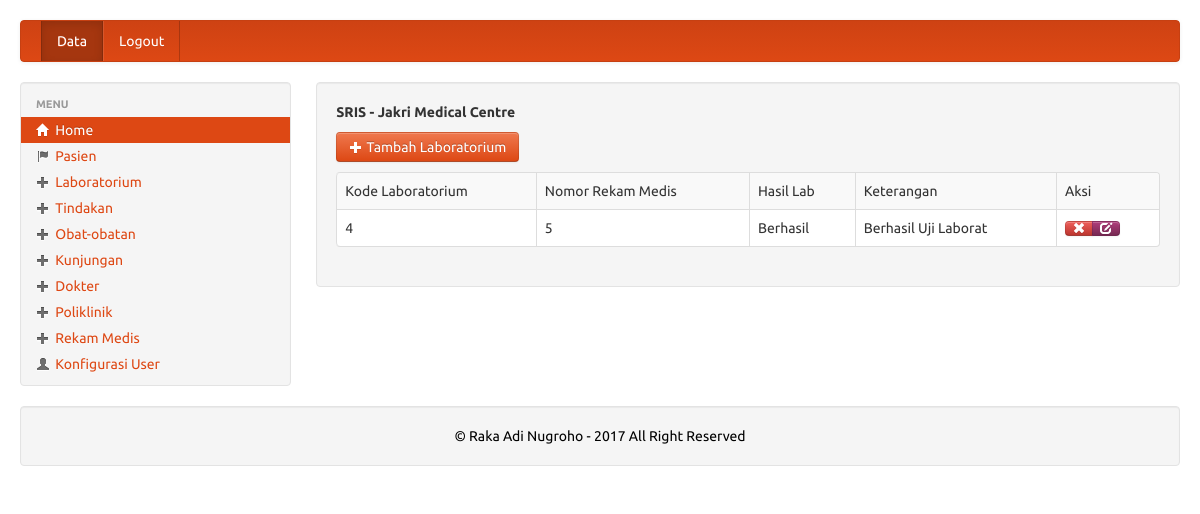
The app's page /medis/pengurus/datalab.php (signed in) with its own data.
### tables this page shows
CREATE TABLE IF NOT EXISTS `laboratorium` (
  `kd_lab` int(11) NOT NULL AUTO_INCREMENT,
  `no_rm` int(11) NOT NULL,
  `hasil_lab` varchar(300) NOT NULL,
  `ket` text NOT NULL,
  PRIMARY KEY (`kd_lab`)
);

### medis/pengurus/datalab.php (the view, shortened to what this page needs)
<?php require_once('../Connections/koneksi.php'); ?>
<?php
$maxRows_tampil = 10;
$pageNum_tampil = 0;
$startRow_tampil = $pageNum_tampil * $maxRows_tampil;
$query_tampil = "SELECT * FROM laboratorium";
$query_limit_tampil = sprintf("%s LIMIT %d, %d", $query_tampil, $startRow_tampil, $maxRows_tampil);
$tampil = mysql_query($query_limit_tampil, $koneksi) or die(mysql_error());
$row_tampil = mysql_fetch_assoc($tampil);
?>
<!DOCTYPE html PUBLIC "-//W3C//DTD XHTML 1.0 Transitional//EN" "http://www.w3.org/TR/xhtml1/DTD/xhtml1-transitional.dtd">
<html xmlns="http://www.w3.org/1999/xhtml">
<head>
<link rel='stylesheet' type='text/css' href='../library/bootstrap/bootstrap.css'/>
<link rel='stylesheet' type='text/css' href='../library/bootstrap/style.css'/>
</head>
<body>
<div class='container-fluid' style='margin-top:20px;'>
<?php include("navbar.php"); ?>
	<div class='row-fluid'>
	<?php include("sidebar.php"); ?>
    <div class="span9">
    <div class='well' fixed center;'>
		<b>SRIS - Jakri Medical Centre</b>
		<p style='margin-top:10px'>
		<a href='labbaru.php' class='btn btn-primary'><i class='icon icon-white icon-plus'></i> Tambah Laboratorium</a>
		<table style='margin-top:10px;background:white' class="table table-bordered table-striped table-hover">
		  <tr>
		    <td>Kode Laboratorium</td>
		    <td>Nomor Rekam Medis</td>
		    <td>Hasil Lab</td>
		    <td>Keterangan</td>
		    <td>Aksi</td>
	      </tr>
		  <?php do { ?>
		    <tr>
		      <td><?php echo $row_tampil['kd_lab']; ?></td>
		      <td><?php echo $row_tampil['no_rm']; ?></td>
		      <td><?php echo $row_tampil['hasil_lab']; ?></td>
		      <td><?php echo $row_tampil['ket']; ?></td>
		      <td>
              <div class='btn-group'>
              <a href="hapuslab.php?kd_lab=<?php echo $row_tampil['kd_lab']; ?>"class="btn btn-mini btn-danger tipsy-kiri-atas" title="Hapus Data Ini"><i class="icon-remove icon-white"></i></a>
              <a href="formeditlab.php?kd_lab=<?php echo $row_tampil['kd_lab']; ?>" class="btn btn-mini btn-info tipsy-kiri-atas" title='Edit Data ini'> <i class="icon-edit icon-white"></i> </a></div>
              </td>
	      </tr>
		    <?php } while ($row_tampil = mysql_fetch_assoc($tampil)); ?>
	  </table>
    </div>
    </div>
    <?php include("../library/inc/footer.php") ?>
</div>
</body>
</html>

### records on screen
laboratorium: kd_lab "4", no_rm "5", hasil_lab "Berhasil", ket "Berhasil Uji Laborat"
